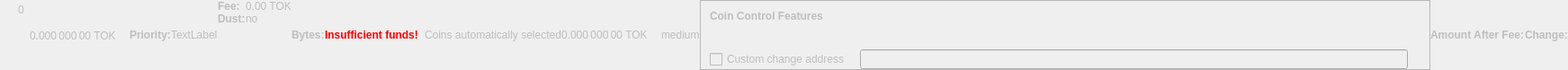
    <widget class="QWidget" name="dummyHideWidget" native="true">
     <property name="enabled">
      <bool>false</bool>
     </property>
     <property name="maximumSize">
      <size>
       <width>100</width>
       <height>22</height>
      </size>
     </property>
     <layout class="QHBoxLayout" name="dummyHideLayout">
      <property name="spacing">
       <number>0</number>
      </property>
      <property name="leftMargin">
       <number>0</number>
      </property>
      <property name="topMargin">
       <number>0</number>
      </property>
      <property name="rightMargin">
       <number>0</number>
      </property>
      <property name="bottomMargin">
       <number>0</number>
      </property>
      <item>
       <layout class="QFormLayout" name="formLayoutCoinControl1">
        <property name="horizontalSpacing">
         <number>10</number>
        </property>
        <property name="verticalSpacing">
         <number>14</number>
        </property>
        <property name="leftMargin">
         <number>10</number>
        </property>
        <property name="topMargin">
         <number>4</number>
        </property>
        <property name="rightMargin">
         <number>6</number>
        </property>
        <item row="0" column="1">
         <widget class="QLabel" name="labelCoinControlBytes">
          <property name="cursor">
           <cursorShape>IBeamCursor</cursorShape>
          </property>
          <property name="contextMenuPolicy">
           <enum>Qt::ActionsContextMenu</enum>
          </property>
          <property name="text">
           <string notr="true">0</string>
          </property>
          <property name="textInteractionFlags">
           <set>Qt::LinksAccessibleByMouse|Qt::TextSelectableByKeyboard|Qt::TextSelectableByMouse</set>
          </property>
         </widget>
        </item>
       </layout>
      </item>
      <item>
       <widget class="QLabel" name="labelCoinControlAfterFee">
        <property name="enabled">
         <bool>false</bool>
        </property>
        <property name="sizePolicy">
         <sizepolicy hsizetype="Fixed" vsizetype="Fixed">
          <horstretch>0</horstretch>
          <verstretch>0</verstretch>
         </sizepolicy>
        </property>
        <property name="minimumSize">
         <size>
          <width>111</width>
          <height>12</height>
         </size>
        </property>
        <property name="maximumSize">
         <size>
          <width>111</width>
          <height>12</height>
         </size>
        </property>
        <property name="cursor">
         <cursorShape>IBeamCursor</cursorShape>
        </property>
        <property name="contextMenuPolicy">
         <enum>Qt::ActionsContextMenu</enum>
        </property>
        <property name="text">
         <string notr="true">0.000 000 00 TOK</string>
        </property>
        <property name="textInteractionFlags">
         <set>Qt::LinksAccessibleByMouse|Qt::TextSelectableByKeyboard|Qt::TextSelectableByMouse</set>
        </property>
       </widget>
      </item>
      <item>
       <widget class="QLabel" name="labelCoinControlPriorityText">
        <property name="enabled">
         <bool>false</bool>
        </property>
        <property name="font">
         <font>
          <weight>75</weight>
          <bold>true</bold>
         </font>
        </property>
        <property name="text">
         <string>Priority:</string>
        </property>
       </widget>
      </item>
      <item>
       <layout class="QHBoxLayout" name="horizontalLayout">
        <item>
         <widget class="QLabel" name="WarningLabel">
          <property name="text">
           <string>TextLabel</string>
          </property>
         </widget>
        </item>
       </layout>
      </item>
      <item>
       <layout class="QFormLayout" name="formLayoutCoinControl3">
        <property name="horizontalSpacing">
         <number>0</number>
        </property>
        <property name="verticalSpacing">
         <number>0</number>
        </property>
        <property name="leftMargin">
         <number>0</number>
        </property>
        <property name="topMargin">
         <number>0</number>
        </property>
        <property name="rightMargin">
         <number>0</number>
        </property>
        <item row="0" column="0">
         <widget class="QLabel" name="labelCoinControlFeeText">
          <property name="enabled">
           <bool>false</bool>
          </property>
          <property name="font">
           <font>
            <weight>75</weight>
            <bold>true</bold>
           </font>
          </property>
          <property name="text">
           <string>Fee:</string>
          </property>
          <property name="margin">
           <number>0</number>
          </property>
         </widget>
        </item>
        <item row="0" column="1">
         <widget class="QLabel" name="labelCoinControlFee">
          <property name="enabled">
           <bool>false</bool>
          </property>
          <property name="cursor">
           <cursorShape>IBeamCursor</cursorShape>
          </property>
          <property name="contextMenuPolicy">
           <enum>Qt::ActionsContextMenu</enum>
          </property>
          <property name="text">
           <string notr="true">0.00 TOK</string>
          </property>
          <property name="textInteractionFlags">
           <set>Qt::LinksAccessibleByMouse|Qt::TextSelectableByKeyboard|Qt::TextSelectableByMouse</set>
          </property>
         </widget>
        </item>
        <item row="1" column="0">
         <widget class="QLabel" name="labelCoinControlLowOutputText">
          <property name="enabled">
           <bool>false</bool>
          </property>
          <property name="font">
           <font>
            <weight>75</weight>
            <bold>true</bold>
           </font>
          </property>
          <property name="text">
           <string>Dust:</string>
          </property>
         </widget>
        </item>
        <item row="1" column="1">
         <widget class="QLabel" name="labelCoinControlLowOutput">
          <property name="enabled">
           <bool>false</bool>
          </property>
          <property name="cursor">
           <cursorShape>IBeamCursor</cursorShape>
          </property>
          <property name="contextMenuPolicy">
           <enum>Qt::ActionsContextMenu</enum>
          </property>
          <property name="text">
           <string>no</string>
          </property>
          <property name="textInteractionFlags">
           <set>Qt::LinksAccessibleByMouse|Qt::TextSelectableByKeyboard|Qt::TextSelectableByMouse</set>
          </property>
         </widget>
        </item>
       </layout>
      </item>
      <item>
       <widget class="QLabel" name="labelCoinControlBytesText">
        <property name="enabled">
         <bool>false</bool>
        </property>
        <property name="font">
         <font>
          <weight>75</weight>
          <bold>true</bold>
         </font>
        </property>
        <property name="text">
         <string>Bytes:</string>
        </property>
       </widget>
      </item>
      <item>
       <layout class="QFormLayout" name="formLayoutCoinControl2">
        <property name="horizontalSpacing">
         <number>0</number>
        </property>
        <property name="verticalSpacing">
         <number>0</number>
        </property>
        <property name="leftMargin">
         <number>0</number>
        </property>
        <property name="topMargin">
         <number>0</number>
        </property>
        <property name="rightMargin">
         <number>0</number>
        </property>
       </layout>
      </item>
      <item>
       <layout class="QHBoxLayout" name="horizontalLayoutCoinControl2">
        <property name="spacing">
         <number>0</number>
        </property>
        <property name="bottomMargin">
         <number>0</number>
        </property>
       </layout>
      </item>
      <item>
       <widget class="QLabel" name="labelCoinControlInsuffFunds">
        <property name="enabled">
         <bool>false</bool>
        </property>
        <property name="minimumSize">
         <size>
          <width>0</width>
          <height>0</height>
         </size>
        </property>
        <property name="font">
         <font>
          <weight>75</weight>
          <bold>true</bold>
         </font>
        </property>
        <property name="styleSheet">
         <string notr="true">color:red;font-weight:bold;</string>
        </property>
        <property name="text">
         <string>Insufficient funds!</string>
        </property>
        <property name="margin">
         <number>5</number>
        </property>
       </widget>
      </item>
      <item>
       <layout class="QFormLayout" name="formLayoutCoinControl4">
        <property name="horizontalSpacing">
         <number>0</number>
        </property>
        <property name="verticalSpacing">
         <number>0</number>
        </property>
        <property name="leftMargin">
         <number>0</number>
        </property>
        <property name="topMargin">
         <number>0</number>
        </property>
        <property name="rightMargin">
         <number>0</number>
        </property>
       </layout>
      </item>
      <item>
       <widget class="QLabel" name="labelCoinControlChangeLabel">
        <property name="enabled">
         <bool>false</bool>
        </property>
        <property name="sizePolicy">
         <sizepolicy hsizetype="Preferred" vsizetype="Expanding">
          <horstretch>0</horstretch>
          <verstretch>0</verstretch>
         </sizepolicy>
        </property>
        <property name="minimumSize">
         <size>
          <width>0</width>
          <height>0</height>
         </size>
        </property>
        <property name="text">
         <string/>
        </property>
        <property name="margin">
         <number>3</number>
        </property>
       </widget>
      </item>
      <item>
       <widget class="QLabel" name="labelCoinControlAutomaticallySelected">
        <property name="enabled">
         <bool>false</bool>
        </property>
        <property name="sizePolicy">
         <sizepolicy hsizetype="Fixed" vsizetype="Fixed">
          <horstretch>0</horstretch>
          <verstretch>0</verstretch>
         </sizepolicy>
        </property>
        <property name="minimumSize">
         <size>
          <width>0</width>
          <height>0</height>
         </size>
        </property>
        <property name="maximumSize">
         <size>
          <width>240</width>
          <height>16777215</height>
         </size>
        </property>
        <property name="text">
         <string>Coins automatically selected</string>
        </property>
        <property name="margin">
         <number>5</number>
        </property>
       </widget>
      </item>
      <item>
       <widget class="QLabel" name="labelCoinControlChange">
        <property name="enabled">
         <bool>false</bool>
        </property>
        <property name="sizePolicy">
         <sizepolicy hsizetype="Fixed" vsizetype="Fixed">
          <horstretch>0</horstretch>
          <verstretch>0</verstretch>
         </sizepolicy>
        </property>
        <property name="minimumSize">
         <size>
          <width>111</width>
          <height>0</height>
         </size>
        </property>
        <property name="maximumSize">
         <size>
          <width>111</width>
          <height>16777215</height>
         </size>
        </property>
        <property name="cursor">
         <cursorShape>IBeamCursor</cursorShape>
        </property>
        <property name="contextMenuPolicy">
         <enum>Qt::ActionsContextMenu</enum>
        </property>
        <property name="text">
         <string notr="true">0.000 000 00 TOK</string>
        </property>
        <property name="textInteractionFlags">
         <set>Qt::LinksAccessibleByMouse|Qt::TextSelectableByKeyboard|Qt::TextSelectableByMouse</set>
        </property>
       </widget>
      </item>
      <item>
       <widget class="QLabel" name="labelCoinControlPriority">
        <property name="enabled">
         <bool>false</bool>
        </property>
        <property name="cursor">
         <cursorShape>IBeamCursor</cursorShape>
        </property>
        <property name="contextMenuPolicy">
         <enum>Qt::ActionsContextMenu</enum>
        </property>
        <property name="text">
         <string>medium</string>
        </property>
        <property name="textInteractionFlags">
         <set>Qt::LinksAccessibleByMouse|Qt::TextSelectableByKeyboard|Qt::TextSelectableByMouse</set>
        </property>
       </widget>
      </item>
      <item>
       <widget class="QFrame" name="frameCoinControl">
        <property name="sizePolicy">
         <sizepolicy hsizetype="Expanding" vsizetype="Expanding">
          <horstretch>0</horstretch>
          <verstretch>0</verstretch>
         </sizepolicy>
        </property>
        <property name="maximumSize">
         <size>
          <width>16777215</width>
          <height>16777215</height>
         </size>
        </property>
        <property name="frameShape">
         <enum>QFrame::StyledPanel</enum>
        </property>
        <property name="frameShadow">
         <enum>QFrame::Sunken</enum>
        </property>
        <layout class="QVBoxLayout" name="verticalLayoutCoinControl2_2">
         <property name="spacing">
          <number>0</number>
         </property>
         <property name="leftMargin">
          <number>0</number>
         </property>
         <property name="topMargin">
          <number>0</number>
         </property>
         <property name="rightMargin">
          <number>0</number>
         </property>
         <property name="bottomMargin">
          <number>0</number>
         </property>
         <item>
          <layout class="QVBoxLayout" name="verticalLayoutCoinControl" stretch="0,0,0,1">
           <property name="spacing">
            <number>0</number>
           </property>
           <property name="leftMargin">
            <number>10</number>
           </property>
           <property name="topMargin">
            <number>10</number>
           </property>
           <item>
            <layout class="QHBoxLayout" name="horizontalLayoutCoinControl1">
             <property name="bottomMargin">
              <number>15</number>
             </property>
             <item>
              <widget class="QLabel" name="labelCoinControlFeatures">
               <property name="enabled">
                <bool>false</bool>
               </property>
               <property name="sizePolicy">
                <sizepolicy hsizetype="Preferred" vsizetype="Maximum">
                 <horstretch>0</horstretch>
                 <verstretch>0</verstretch>
                </sizepolicy>
               </property>
               <property name="font">
                <font>
                 <weight>75</weight>
                 <bold>true</bold>
                </font>
               </property>
               <property name="styleSheet">
                <string notr="true">font-weight:bold;</string>
               </property>
               <property name="text">
                <string>Coin Control Features</string>
               </property>
              </widget>
             </item>
            </layout>
           </item>
           <item>
            <widget class="QWidget" name="widgetCoinControl" native="true">
             <property name="sizePolicy">
              <sizepolicy hsizetype="Preferred" vsizetype="Preferred">
               <horstretch>0</horstretch>
               <verstretch>0</verstretch>
              </sizepolicy>
             </property>
             <property name="minimumSize">
              <size>
               <width>0</width>
               <height>0</height>
              </size>
             </property>
             <property name="styleSheet">
              <string notr="true"/>
             </property>
             <layout class="QHBoxLayout" name="horizontalLayoutCoinControl5_2">
              <property name="leftMargin">
               <number>0</number>
              </property>
              <property name="topMargin">
               <number>0</number>
              </property>
              <property name="rightMargin">
               <number>0</number>
              </property>
              <property name="bottomMargin">
               <number>0</number>
              </property>
              <item>
               <layout class="QHBoxLayout" name="horizontalLayoutCoinControl3">
                <property name="spacing">
                 <number>20</number>
                </property>
                <property name="topMargin">
                 <number>0</number>
                </property>
                <property name="bottomMargin">
                 <number>10</number>
                </property>
               </layout>
              </item>
             </layout>
            </widget>
           </item>
           <item>
            <layout class="QHBoxLayout" name="horizontalLayoutCoinControl4" stretch="0,0,0">
             <property name="spacing">
              <number>12</number>
             </property>
             <property name="sizeConstraint">
              <enum>QLayout::SetDefaultConstraint</enum>
             </property>
             <property name="topMargin">
              <number>5</number>
             </property>
             <property name="rightMargin">
              <number>5</number>
             </property>
             <item>
              <widget class="QCheckBox" name="checkBoxCoinControlChange">
               <property name="enabled">
                <bool>false</bool>
               </property>
               <property name="toolTip">
                <string>If this is activated, but the change address is empty or invalid, change will be sent to a newly generated address.</string>
               </property>
               <property name="text">
                <string>Custom change address</string>
               </property>
              </widget>
             </item>
             <item>
              <widget class="QValidatedLineEdit" name="lineEditCoinControlChange">
               <property name="enabled">
                <bool>false</bool>
               </property>
               <property name="sizePolicy">
                <sizepolicy hsizetype="Expanding" vsizetype="Fixed">
                 <horstretch>0</horstretch>
                 <verstretch>0</verstretch>
                </sizepolicy>
               </property>
              </widget>
             </item>
             <item>
              <widget class="QLabel" name="labelCoinControlChangeLabel_2">
               <property name="sizePolicy">
                <sizepolicy hsizetype="Preferred" vsizetype="Expanding">
                 <horstretch>0</horstretch>
                 <verstretch>0</verstretch>
                </sizepolicy>
               </property>
               <property name="minimumSize">
                <size>
                 <width>0</width>
                 <height>0</height>
                </size>
               </property>
               <property name="text">
                <string/>
               </property>
               <property name="margin">
                <number>3</number>
               </property>
              </widget>
             </item>
            </layout>
           </item>
           <item>
            <spacer name="verticalSpacerCoinControl">
             <property name="orientation">
              <enum>Qt::Vertical</enum>
             </property>
             <property name="sizeHint" stdset="0">
              <size>
               <width>800</width>
               <height>1</height>
              </size>
             </property>
            </spacer>
           </item>
          </layout>
         </item>
        </layout>
       </widget>
      </item>
      <item>
       <widget class="QLabel" name="labelCoinControlAfterFeeText">
        <property name="enabled">
         <bool>false</bool>
        </property>
        <property name="minimumSize">
         <size>
          <width>0</width>
          <height>0</height>
         </size>
        </property>
        <property name="maximumSize">
         <size>
          <width>16777215</width>
          <height>16777215</height>
         </size>
        </property>
        <property name="font">
         <font>
          <weight>75</weight>
          <bold>true</bold>
         </font>
        </property>
        <property name="text">
         <string>Amount After Fee:</string>
        </property>
        <property name="alignment">
         <set>Qt::AlignLeading|Qt::AlignLeft|Qt::AlignVCenter</set>
        </property>
        <property name="margin">
         <number>0</number>
        </property>
       </widget>
      </item>
      <item>
       <widget class="QLabel" name="labelCoinControlChangeText">
        <property name="enabled">
         <bool>false</bool>
        </property>
        <property name="sizePolicy">
         <sizepolicy hsizetype="Preferred" vsizetype="Preferred">
          <horstretch>0</horstretch>
          <verstretch>0</verstretch>
         </sizepolicy>
        </property>
        <property name="minimumSize">
         <size>
          <width>0</width>
          <height>0</height>
         </size>
        </property>
        <property name="maximumSize">
         <size>
          <width>16777215</width>
          <height>16777215</height>
         </size>
        </property>
        <property name="font">
         <font>
          <weight>75</weight>
          <bold>true</bold>
         </font>
        </property>
        <property name="text">
         <string>Change:</string>
        </property>
        <property name="alignment">
         <set>Qt::AlignLeading|Qt::AlignLeft|Qt::AlignVCenter</set>
        </property>
       </widget>
      </item>
     </layout>
    </widget>
